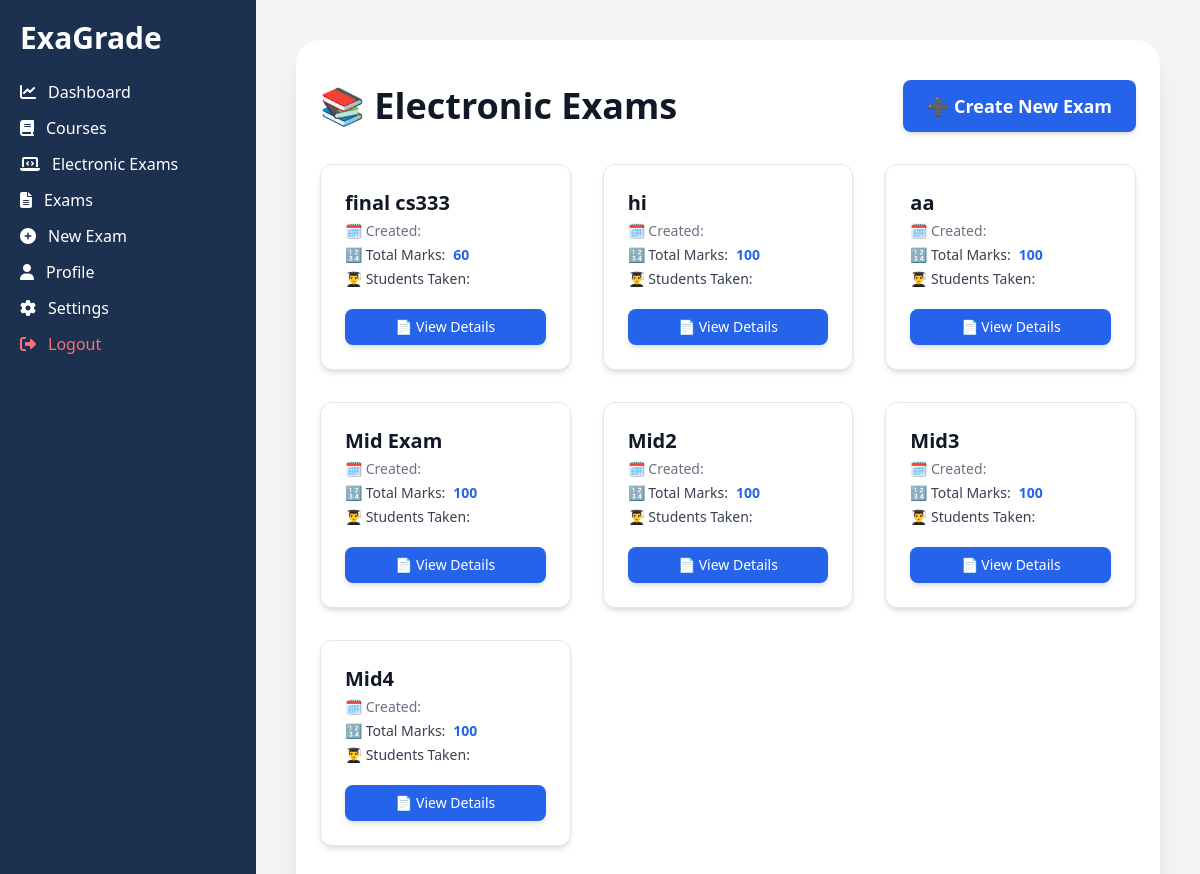
The page /electronic_exams/ (signed in) on the database its author committed.
### electronic_exams/models.py (models this page shows, shortened)
class ElectronicExam(models.Model):
    title = models.CharField(max_length=255)
    course = models.ForeignKey(Course, on_delete=models.CASCADE)  # ✅ Fixed relation
    total_marks = models.IntegerField(default=100)  # ✅ Ensure total_marks is always set
    duration_minutes = models.IntegerField(null=True, blank=True)
    is_active = models.BooleanField(default=True)  # ✅ Added for exam status

### electronic_exams/views.py (the view, shortened to what this page needs)
# urls.py: path("", ExamListView.as_view(), name="exam_list"),
@method_decorator(login_required, name="dispatch")
class ExamListView(View):
    def get(self, request):
        if request.user.is_instructor:
            exams = ElectronicExam.objects.all()  # ✅ Instructors see all exams
        else:
            exams = ElectronicExam.objects.filter(course__students=request.user)  # ✅ Students see only their course exams
        student_grades = {}
        return render(request, "electronic_exams/exam_list.html", {
            "exams": exams,
            "student_grades": student_grades
        })

### templates/electronic_exams/exam_list.html (shortened to what this page needs)
{% extends "base.html" %}
{% block content %}
<div class="min-h-screen bg-gradient-to-b from-gray-100 to-white flex justify-center">
    <div class="w-full max-w-6xl mx-auto px-6 py-10 bg-white shadow-xl rounded-3xl transition-all hover:shadow-2xl">
        <div class="flex justify-between items-center mb-8">
            <h1 class="text-4xl font-extrabold text-gray-900 flex items-center gap-2">
                📚 Electronic Exams
            </h1>
            {% if user.is_instructor %}
            <a href="{% url 'electronic_exams:create_exam' %}"
                class="px-6 py-3 bg-blue-600 text-white text-lg font-semibold rounded-lg shadow-md transition duration-300 ease-in-out hover:bg-blue-700 hover:scale-105 flex items-center gap-2">
                ➕ Create New Exam
            </a>
            {% endif %}
        </div>
        {% if exams %}
            <div class="grid grid-cols-1 md:grid-cols-2 lg:grid-cols-3 gap-8">
                {% for exam in exams %}
                    <div class="relative bg-white shadow-md rounded-xl p-6 border border-gray-200 hover:shadow-xl transition duration-300 ease-in-out transform hover:scale-105">
                        <h2 class="text-xl font-semibold text-gray-900">{{ exam.title }}</h2>
                        {% if user.is_instructor %}
                        <p class="text-gray-500 text-sm mt-1 flex items-center gap-2">
                            🗓 Created:
                        </p>
                        <p class="text-gray-700 text-sm mt-1 flex items-center gap-2">
                            🔢 Total Marks: <span class="font-bold text-blue-600">{{ exam.total_marks }}</span>
                        </p>
                        <p class="text-gray-700 text-sm mt-1 flex items-center gap-2">
                            👨‍🎓 Students Taken:
                        </p>
                        {% endif %}
                        <div class="mt-5">
                            {% if user.is_student and student_grade == "Not Taken Yet" %}
                                <a href="{% url 'electronic_exams:take_exam' exam.pk %}"
                                    class="w-full text-center block px-5 py-2 bg-green-600 text-white text-sm font-medium rounded-lg shadow-md transition hover:bg-green-700 hover:scale-105">
                                    🎯 Take Exam
                                </a>
                            {% else %}
                                <a href="{% url 'electronic_exams:exam_detail' exam.pk %}"
                                    class="w-full text-center block px-5 py-2 bg-blue-600 text-white text-sm font-medium rounded-lg shadow-md transition hover:bg-blue-700 hover:scale-105">
                                    📄 View Details
                                </a>
                            {% endif %}
                        </div>
                    </div>
                {% endfor %}
            </div>
        {% else %}
            <div class="text-center mt-20">
                <img src="https://cdn-icons-png.flaticon.com/512/4076/4076432.png" alt="No exams" class="w-32 mx-auto opacity-75">
                <p class="text-gray-600 text-lg mt-4 font-medium">⚠️ No electronic exams available.</p>
            </div>
        {% endif %}
    </div>
</div>
{% endblock %}

### rows shown on the page
ElectronicExam: title "final cs333", total_marks "60"
ElectronicExam: title "hi", total_marks "100"
ElectronicExam: title "aa", total_marks "100"
ElectronicExam: title "Mid Exam", total_marks "100"
ElectronicExam: title "Mid2", total_marks "100"
ElectronicExam: title "Mid3", total_marks "100"
ElectronicExam: title "Mid4", total_marks "100"
